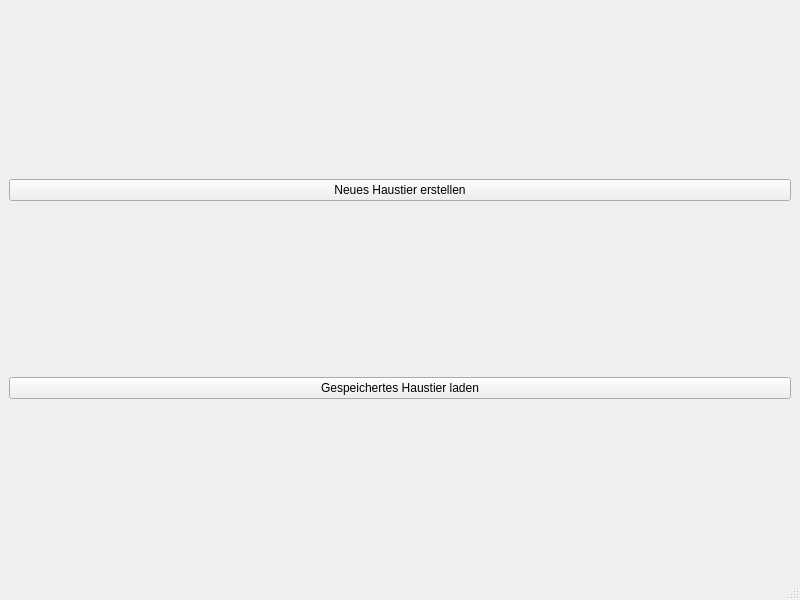
<?xml version="1.0" encoding="UTF-8"?>
<ui version="4.0">
 <class>MainWindow</class>
 <widget class="QMainWindow" name="MainWindow">
  <property name="geometry">
   <rect>
    <x>0</x>
    <y>0</y>
    <width>800</width>
    <height>600</height>
   </rect>
  </property>
  <property name="windowTitle">
   <string>PetPal</string>
  </property>
  <widget class="QWidget" name="centralwidget">
   <layout class="QVBoxLayout" name="verticalLayout">
    <item>
     <widget class="QPushButton" name="newPetButton">
      <property name="text">
       <string>Neues Haustier erstellen</string>
      </property>
     </widget>
    </item>
    <item>
     <widget class="QPushButton" name="loadPetButton">
      <property name="text">
       <string>Gespeichertes Haustier laden</string>
      </property>
     </widget>
    </item>
   </layout>
  </widget>
  <widget class="QMenuBar" name="menubar"/>
  <widget class="QStatusBar" name="statusbar"/>
 </widget>
 <resources/>
 <connections/>
</ui>
